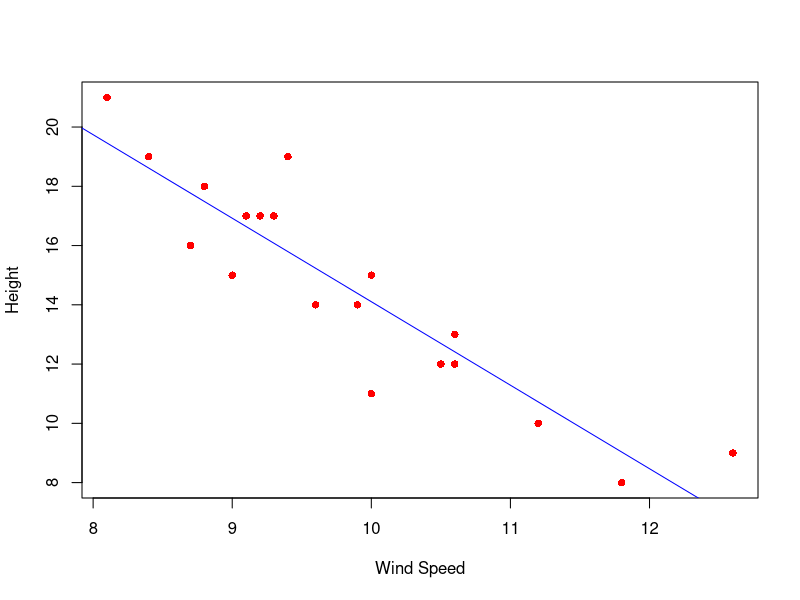
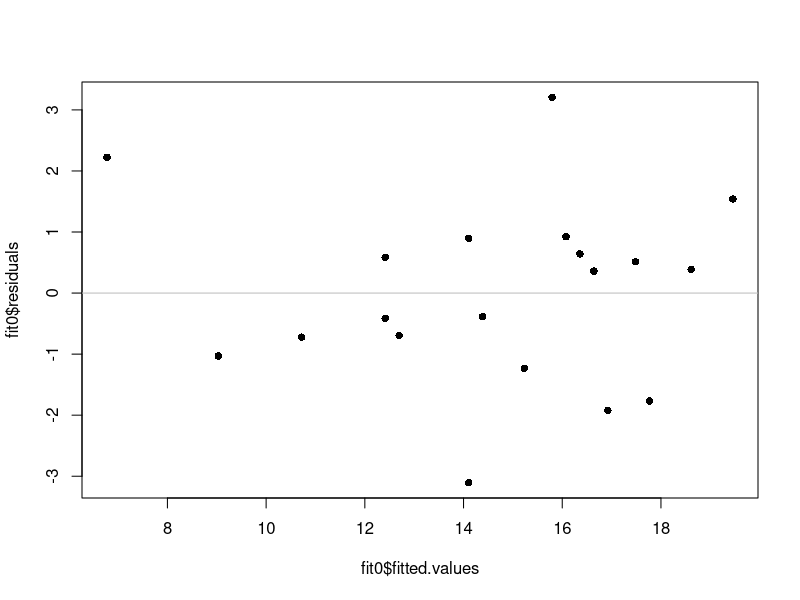
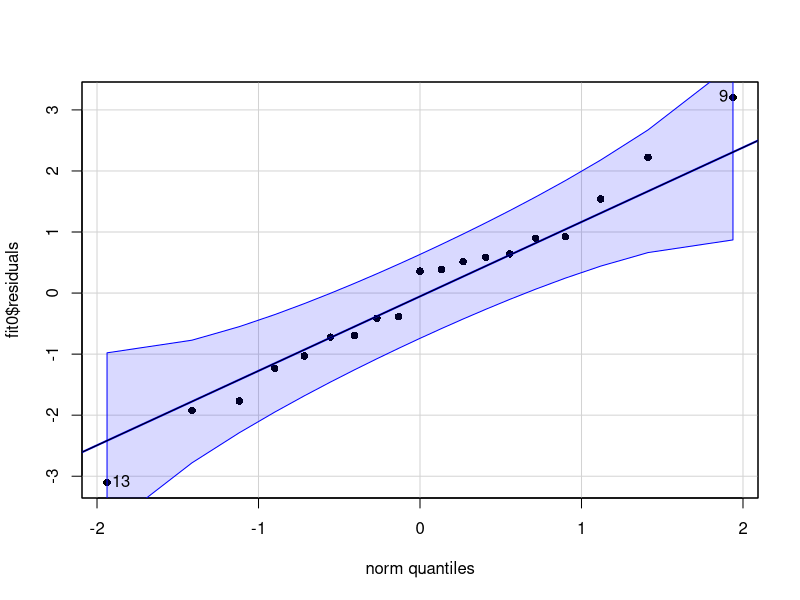
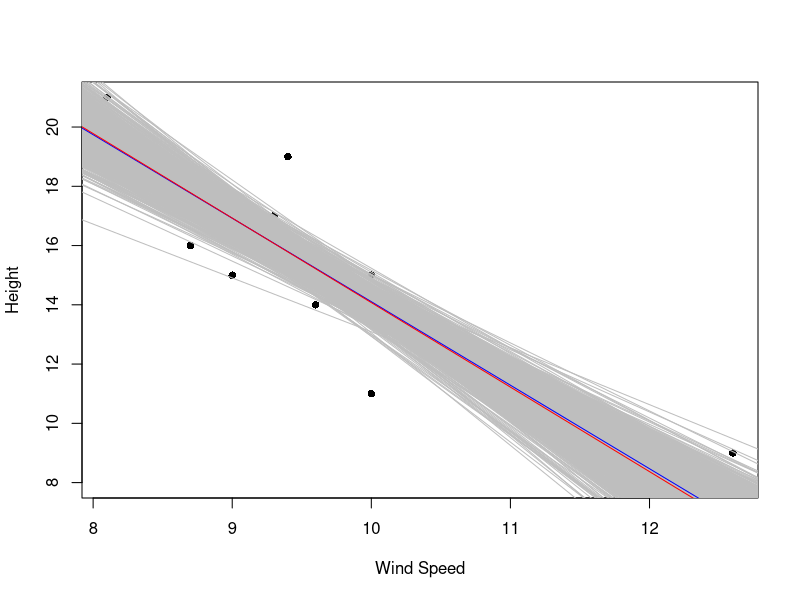
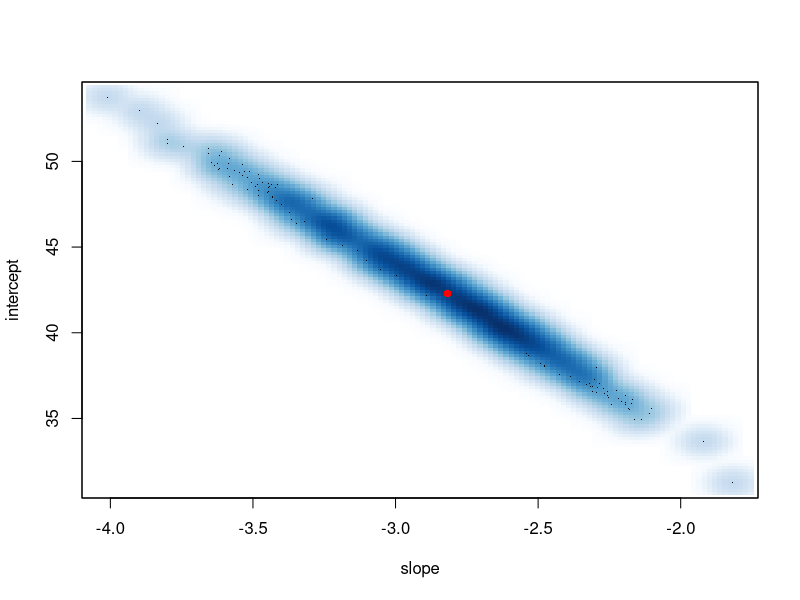
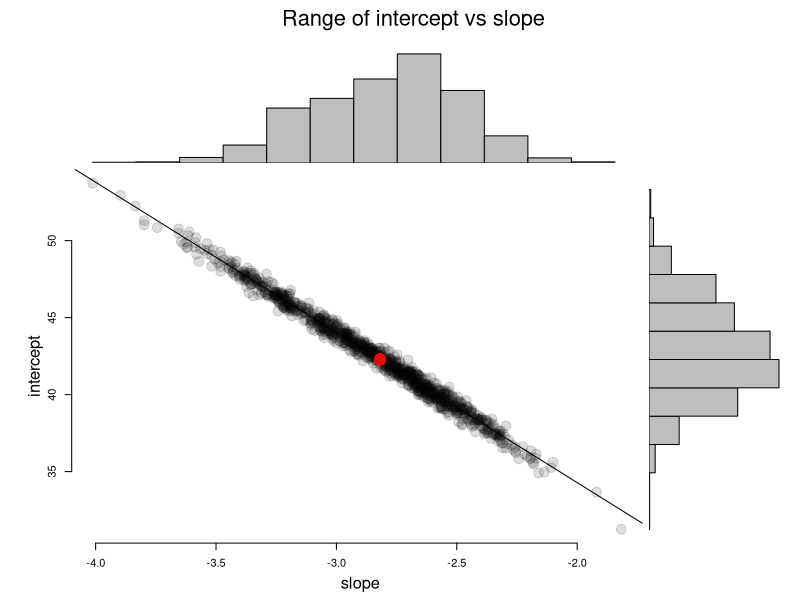

Reproduce these figures in R, in order.
#dataistanbul talk - April 5th, 2017
#HS Olmez (c) 2017
#
# Using bootstrapping to get a sense of variability in the coefficients (intercept and slope)
# of linear regression analysis. We'll compute the confidence intervals on both regression coeff's. 
#
windsp <- c(8.1, 8.4, 8.8, 8.7, 9, 9.1, 9.2, 9.3, 9.4, 9.6, 9.9, 10, 10, 10.5, 10.6, 10.6, 11.2, 11.8, 12.6)
height <- c(21, 19, 18, 16, 15, 17, 17, 17, 19, 14, 14, 15, 11, 12, 12, 13, 10, 8, 9)
HWdata <- as.data.frame(cbind(height,windsp)) #needed for the boot pckg
fit0 <- lm(height ~ windsp, data=HWdata)
print(summary(fit0))
plot(windsp,height, xlab="Wind Speed", ylab="Height", pch=16, col="red")
abline(fit0, col="blue")
plot(fit0$fitted.values,fit0$residuals,pch=16) #check for homoscedasticity
abline(h=0, col='grey') 
car::qqPlot(fit0$residuals,pch=16) #test for normality
qqline(fit0$residuals) 
#
set.seed(4)
#
n <- length(height) ; Nreps <- 1000
b0 <- NULL ; b1 <- NULL
plot(windsp,height, xlab="Wind Speed", ylab="Height", pch=16, col="black")
for (iter in 1:Nreps) {
  databs <- HWdata[sample(1:n, size=n, replace=T),]
  fitbs <- lm(height ~ windsp, data=databs)
  b0 <- append(b0,fitbs$coefficients[[1]])  #intercept
  b1 <- append(b1,fitbs$coefficients[[2]])  #slope 
  abline(fitbs, col="gray")
}
abline(fit0, col="blue")
#
cat("Bootstrapped intercept & std. error: ", mean(b0), sd(b0), '\n')
cat("CI for the intercept               : ", quantile(b0, c(0.025,0.975)), '\n')
cat("Bootstrapped slope & std. error    : ", mean(b1), sd(b1), '\n')
cat("CI for the slope                   : ", quantile(b1, c(0.025,0.975)))
abline(mean(b0),mean(b1), col="red")
#
# Run with the boot package
library(boot)
index <- n
boot.fn <- function(data, index) return(coef(lm(height~windsp, data=HWdata, subset=index)))
cat('\n\n')
print(summary(boot(HWdata, boot.fn, R=Nreps)))
#
#
smoothScatter(b1,b0, xlab="slope", ylab="intercept")
points(x=fit0$coefficients[[2]], y=fit0$coefficients[[1]], pch=16, col="red")

scatterhist <- function(x, y, xlab = "", ylab = "", plottitle="", 
                        xsize=1, cleanup=TRUE,...){
  # save the old graphics settings-- they may be needed
  def.par <- par(no.readonly = TRUE)
  zones <- matrix(c(1,1,1, 0,5,0, 2,6,4, 0,3,0), ncol = 3, byrow = TRUE)
  layout(zones, widths=c(0.3,4,1), heights = c(1,3,10,.75))
  # tuning to plot histograms nicely
  xhist <- hist(x, plot = FALSE)
  yhist <- hist(y, plot = FALSE)
  top <- max(c(xhist$counts, yhist$counts))
  # for all three titles: 
  # drop the axis titles and omit boxes, set up margins
  par(xaxt="n", yaxt="n",bty="n",  mar = c(.3,2,.3,0) +.05)
  # fig 1 from the layout
  plot(x=1,y=1,type="n",ylim=c(-1,1), xlim=c(-1,1))
  text(0,0,paste(plottitle), cex=2)
  # fig 2
  plot(x=1,y=1,type="n",ylim=c(-1,1), xlim=c(-1,1))
  text(0,0,paste(ylab), cex=1.5, srt=90)
  # fig 3
  plot(x=1,y=1,type="n",ylim=c(-1,1), xlim=c(-1,1))
  text(0,0,paste(xlab), cex=1.5)
  # fig 4, the first histogram, needs different margins
  # no margin on the left
  par(mar = c(2,0,1,1))
  barplot(yhist$counts, axes = FALSE, xlim = c(0, top),
          space = 0, horiz = TRUE)
  # fig 5, other histogram needs no margin on the bottom
  par(mar = c(0,2,1,1))
  barplot(xhist$counts, axes = FALSE, ylim = c(0, top), space = 0)
  # fig 6, finally, the scatterplot-- needs regular axes, different margins
  par(mar = c(2,2,.5,.5), xaxt="s", yaxt="s", bty="n")
  # this color allows traparency & overplotting-- useful if a lot of points
  plot(x, y , pch=19, col="#00000022", cex=xsize, ...)
  # reset the graphics, if desired 
  if(cleanup) {par(def.par)}
}

scatterhist(b1, b0, xlab="slope", ylab="intercept",   
            "Range of intercept vs slope", xsize =2, cleanup=FALSE)
abline(lm(b0~b1))
#lines(lowess(b1,b0))
points(x=fit0$coefficients[[2]], y=fit0$coefficients[[1]], pch=16, cex=2.5, col="red")

